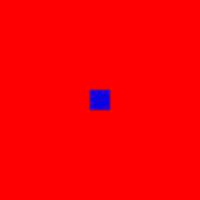
Frame 1 (no input)
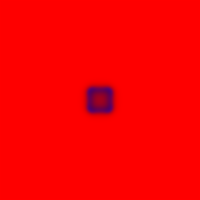
Frame 60 (the mouse pressed at the canvas centre just before this capture)
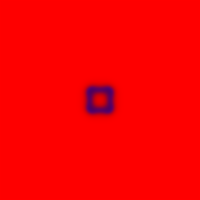
Frame 120 (the mouse held since frame 60 and released just before this capture)

The Processing sketch that drew these frames (run headless with seeded random() and noise(); from frame 60 on, the mouse is pressed at the canvas centre):

// Processing sketch: diffusion
// ── diffusion.pde
Cell[][] grid;
Cell[][] next;
float dA = 1.0;
float dB = 0.5;
float feed = 0.055;
float k = 0.063; //0.061; //0.062;
float dt = 1;

void setup(){
  frameRate(120);
  size(200, 200);
  
  grid = new Cell[width][height];
  next = new Cell[width][height];
  for (int i = 0; i < width; i++){
    for (int j = 0; j < height; j++){
      grid[i][j] = new Cell(1, 0);
      next[i][j] = new Cell(1, 0);
    }
  }
  for (int x = width / 2 - 10; x < width / 2 + 10; x++){
    for (int y = height / 2 - 10; y < height / 2 + 10; y++){
      grid[x][y].a = 0;
      grid[x][y].b = 1;
    }
  }
}

void draw() {
  //calculate next values
  for (int i = 1; i < width-1; i++){
    for (int j = 1; j < height-1; j++){
      float a = grid[i][j].a;
      float b = grid[i][j].b;
      next[i][j].a = (a + (dA * laplaceA(i, j) - a * b * b + feed * (1 - a))) * dt;
      next[i][j].b = (b + (dB * laplaceB(i, j) + a * b * b - (k + feed) * b)) * dt;
    }
  }
  //display next values based on grid
  background(51);
  noStroke();
  for (int i = 0; i < width; i++){
    for (int j = 0; j < height; j++){
      fill(floor(next[i][j].a * 255), 0, floor(next[i][j].b * 255));
      rect(i, j, 1, 1);
    }
  }
  //swap grid with next
  swap();
}

float laplaceA(int i, int j) {
  float sum = 0;
  sum += grid[i][j].a * -1;
  sum += grid[i+1][j].a * 0.2;
  sum += grid[i][j+1].a * 0.2;
  sum += grid[i-1][j].a * 0.2;
  sum += grid[i][j-1].a * 0.2;
  sum += grid[i+1][j+1].a * 0.05;
  sum += grid[i+1][j-1].a * 0.05;
  sum += grid[i-1][j+1].a * 0.05;
  sum += grid[i-1][j-1].a * 0.05;
  return sum;
}

float laplaceB(int i, int j) {
  float sum = 0;
  sum += grid[i][j].b * -1;
  sum += grid[i+1][j].b * 0.2;
  sum += grid[i][j+1].b * 0.2;
  sum += grid[i-1][j].b * 0.2;
  sum += grid[i][j-1].b * 0.2;
  sum += grid[i+1][j+1].b * 0.05;
  sum += grid[i+1][j-1].b * 0.05;
  sum += grid[i-1][j+1].b * 0.05;
  sum += grid[i-1][j-1].b * 0.05;
  return sum;
}

void swap(){
  Cell[][] temp = grid;
  grid = next;
  next = temp;
}

// ── cell.pde
class Cell {
  float a;
  float b;
  
  Cell(float a_, float b_) {
    a = a_;
    b = b_;
  }  
}
